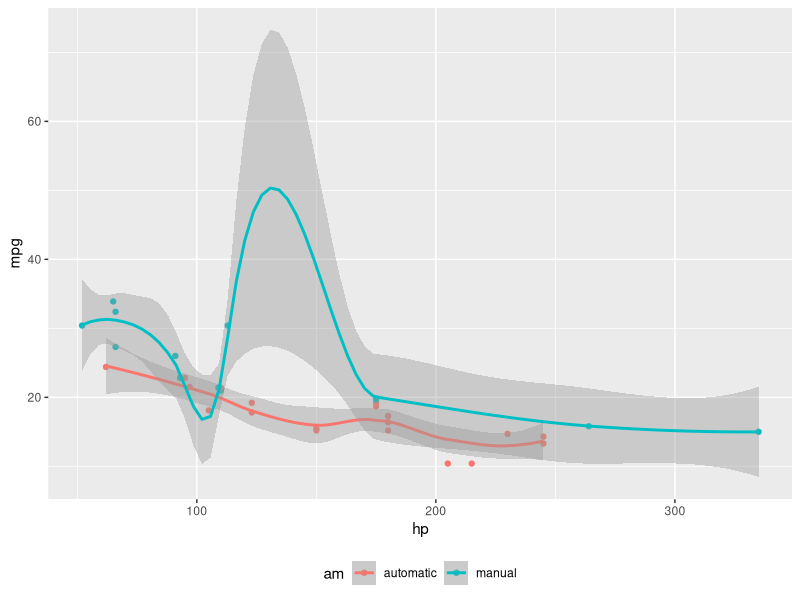
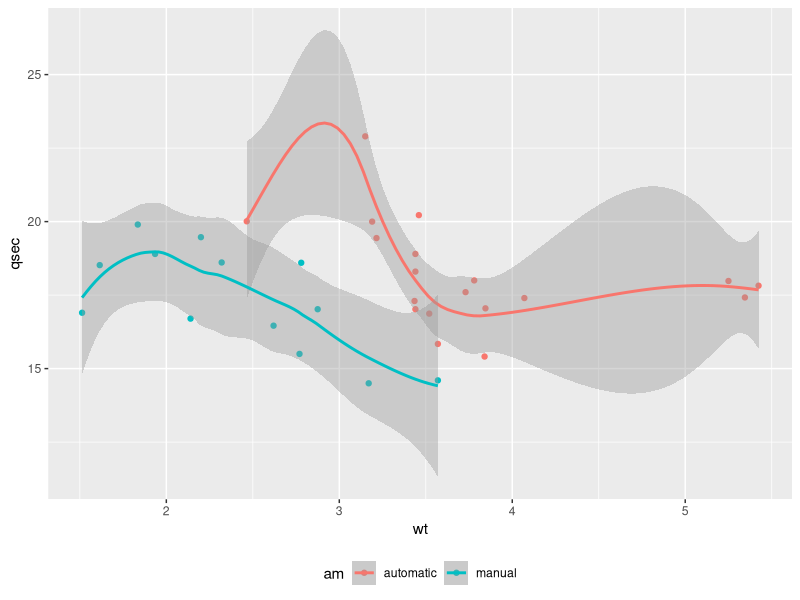

Recreate these plots in R, in order.
## ---- chunk 1
#| label: fig-mtcars1
#| warning: FALSE

library(ggplot2)
mtcars2 <- mtcars
mtcars2$am <- factor(
  mtcars$am, labels = c('automatic', 'manual')
)
ggplot(mtcars2, aes(hp, mpg, color = am)) +
  geom_point() +
  geom_smooth(formula = y ~ x, method = "loess") +
  theme(legend.position = 'bottom')
## ---- chunk 2
#| label: fig-mtcars2
#| warning: FALSE

mtcars2 <- mtcars
mtcars2$am <- factor(
  mtcars$am, labels = c('automatic', 'manual')
)
ggplot(mtcars2, aes(wt, qsec, color = am)) +
  geom_point() +
  geom_smooth(formula = y ~ x, method = "loess") +
  theme(legend.position = 'bottom')
